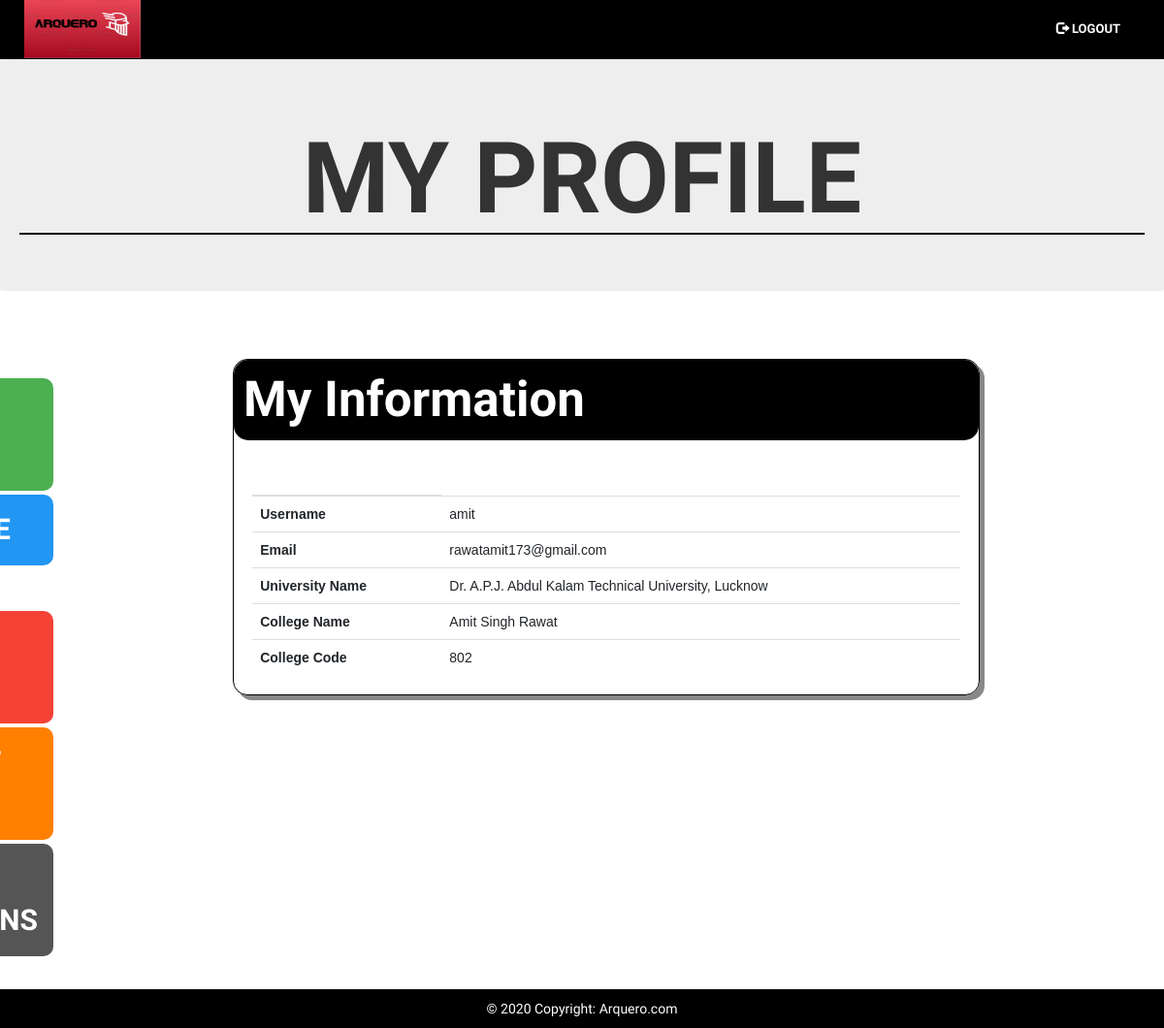
Page /aprofile (signed in) on the committed database.
### users/models.py (models this page shows, shortened)
class adm(models.Model):
    clg_name = models.CharField(max_length=36)
    clg_code = models.IntegerField()
    uni_name = models.CharField(max_length=36)
    user = models.OneToOneField(User, on_delete=models.CASCADE)

### users/views.py (the view)
# urls.py: path('aprofile', admin_detail.ap, name='ap'),
    def ap(request):
        datas = adm.objects.filter(user=request.user)
        return render(request, 'admin_profile.html', {'data': datas})

### templates/admin_profile.html (shortened to what this page needs)
<!DOCTYPE html>
{% load static %}
<html lang="en-US">
<head>
	<link rel="stylesheet" href="css/bootstrap.min.css" />
	<link rel="stylesheet" href="https://maxcdn.bootstrapcdn.com/bootstrap/4.4.1/css/bootstrap.min.css">
  	<link rel="stylesheet" href="https://maxcdn.bootstrapcdn.com/bootstrap/3.3.7/css/bootstrap.min.css">
   	<link rel="stylesheet" href="css/glyphicon.css">
</head>
<body style=" font-family: Amatic SC">
  <nav class="navbar navbar-expand-sm navbar-light navbar-fixed-top" id="one">
    <a href="index" class="navbar-brand">
        <img id="logo" src="{% static 'logoarq.jpg' %}"  style="width: 120px; " class="img-fluid">
    </a>
    <div class="collapse navbar-collapse " id="cl">
        <div>
            <ul class="navbar-nav  float-right "class="mx-auto" style="width: 300px; ">
                <li class="nav-item">
                <a href="alogout" class="nav-link" style="color: white; margin-right: -120px;"><span class="glyphicon glyphicon-log-out" style="color: white;"></span >  LOGOUT</a>
                </li>
            </ul>
        </div>
    </div>
</nav>
<br><br><br>
<div class="jumbotron ,stu">
<h1 class="fonts" style="font-size: 102px; text-align: center; border-bottom: 2px solid black;"><b>MY PROFILE</b></h1></div><br><br>
<div class="container-fluid w3-padding">
  <div class="row">
    <div class="col-md-2">
      <div id="mySidenav" class="sidenav">
  <a href="apanel" id="about" class="fonts"><b>ADMIN's PORTAL</b></a>
  <a href="adminatt" id="blog" class="fonts"><b>ATTENDANCE</b></a>
  <a href="apass" id="projects" class="fonts"><b>EDIT PASSWORD</b></a>
  <a href="newbatch" id="contact" class="fonts"><b>ADDING NEW BATCH</b></a>
  <a href="anotification" id="notification" class="fonts"><b>UPLOADING NOTIFICATIONS</b></a>
      </div>
    </div>
    <div class="col-md-10">
       <div class="container-fluid " style="height: 650px; width: 800px;margin-left: 10px;">
  <div class="fonts" style="border:1px black solid;border-radius:15px; box-shadow: 5px 5px #888888;"><div style="border-radius:15px;background-color: black; color:white; font-size: 51px; background-clip: padding-box; padding: 5px; background-clip: padding-box; padding-left: 10px;"><b>My Information</b></div><br><br>
        <center>
      <table class="table" style="font-family: Arial, Helvetica, sans-serif;">
  <thead>
    <tr>
      <th scope="col"></th>
    </tr>
  </thead>
  <tbody>
  {% load static %}
    {% for da in data %}
    <tr>
      <th scope="col">Username</th>
      <td scope="row">{{user.username}}</td>
    </tr>
    <tr>
      <th scope="col">Email</th>
      <td>{{user.email}}</td>
    </tr>
    <tr>
      <th scope="col">University Name</th>
      <td>{{da.uni_name}}</td>
    </tr>
    <tr>
      <th scope="col">College Name</th>
      <td>{{da.clg_name}}</td>
    </tr>
    <tr>
      <th scope="col">College Code</th>
      <td>{{da.clg_code}}</td>
    </tr>
    {% endfor %}
  </tbody>
</table>
        </center>
      </div>
    </div>
  </div>
</div>
</div>
<footer class="page-footer " id="footer">
    <div class="footer-copyright text-center py-3" style="color:white">© 2020 Copyright:
      <a href="https://Arquero.com/" style="color:white">Arquero.com </a>
    </div>
</footer>
</body>
</html>

### templates/admin_profile.html (style rules this page uses)
#logo { height: 70px; margin-top: -30px; margin-right: 1px; }
#footer { bottom: 0; left: 0; width: 100%; background-color:black; color: white; text-align: center; }
.fonts { font-family: 'Amatic SC'; }
.nav-item { font-weight: bold; font-size:small; margin: auto; }
nav ul { background : none; float:right; font-size: 1.125em; margin-right: -5%; text-align:right; width:45%; }
#one { background-color: black; color: white; }
#mySidenav a { position: absolute; left: -195px; transition: 0.3s; padding: 15px; width: 250px; text-decoration: none; font-size: 30px; color: white; border-radius: 0 10px 10px 0; }
#about { top: 20px; background-color: #4CAF50; }
#blog { top: 140px; background-color: #2196F3; }
#projects { top: 260px; background-color: #f44336; }
#contact { top: 380px; background-color: #ff8000; }
#notification { top: 500px; background-color: #555; }
.table { width:95%; padding-left:50px; }

### rows in the picture
adm: uni_name "Dr. A.P.J. Abdul Kalam Technical University, Lucknow", clg_name "Amit Singh Rawat", clg_code "802"

### other values in the picture
{{ user.username }} "amit"
{{ user.email }} "rawatamit173@gmail.com"
